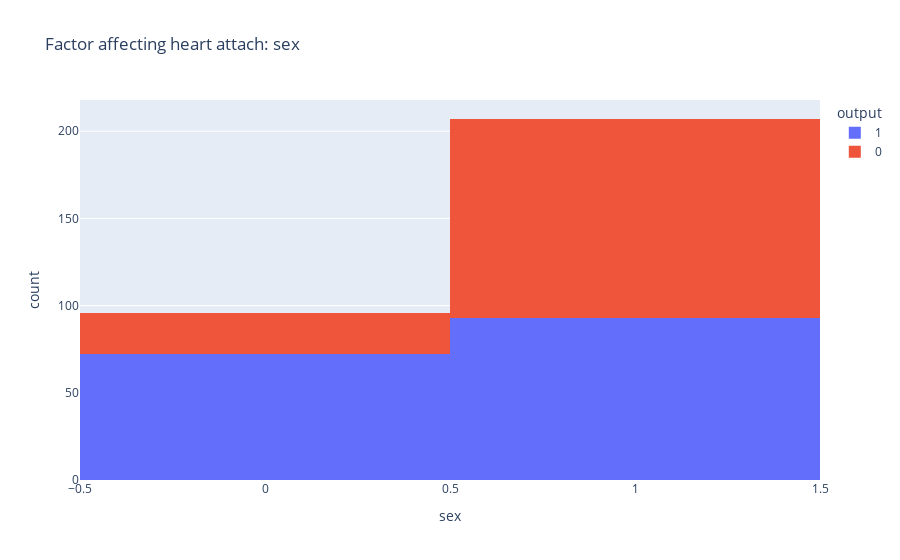

The notebook cell this image was saved under:
### Code cell
figure = px.histogram(data, x = "sex",
                      color = "output",
                      title = "Factor affecting heart attach: sex")
figure.show()

### Figure 1 — Plotly figure (JSON) as saved in the notebook; plotly's stock layout.template omitted (floating-point values rounded to 4 significant figures; data arrays with more than 128 entries replaced by an {"elided": "..."} marker saying what was removed)
{"data": [{"alignmentgroup": "True", "bingroup": "x", "hovertemplate": "output=1<br>sex=%{x}<br>count=%{y}<extra></extra>", "legendgroup": "1", "marker": {"color": "#636efa", "pattern": {"shape": ""}}, "name": "1", "offsetgroup": "1", "orientation": "v", "showlegend": true, "type": "histogram", "x": {"elided": "165 int values"}, "xaxis": "x", "yaxis": "y"}, {"alignmentgroup": "True", "bingroup": "x", "hovertemplate": "output=0<br>sex=%{x}<br>count=%{y}<extra></extra>", "legendgroup": "0", "marker": {"color": "#EF553B", "pattern": {"shape": ""}}, "name": "0", "offsetgroup": "0", "orientation": "v", "showlegend": true, "type": "histogram", "x": {"elided": "138 int values"}, "xaxis": "x", "yaxis": "y"}], "layout": {"barmode": "relative", "legend": {"title": {"text": "output"}, "tracegroupgap": 0}, "title": {"text": "Factor affecting heart attach: sex"}, "xaxis": {"anchor": "y", "domain": [0, 1], "title": {"text": "sex"}}, "yaxis": {"anchor": "x", "domain": [0, 1], "title": {"text": "count"}}}}
